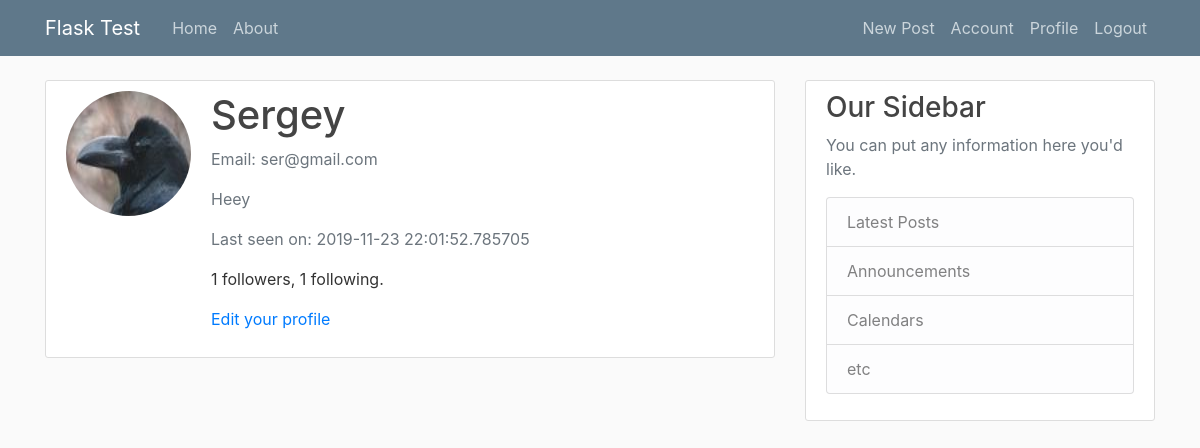
/about (signed in), run on the app's committed database.
### flaskblog/models.py (models this page shows, shortened)
class User(db.Model, UserMixin):
	id = db.Column(db. Integer, primary_key=True)
	username = db.Column(db.String(20), unique=True, nullable=False)
	email = db.Column(db.String(120), unique=True, nullable=False)
	image_file = db.Column(db.String(20), nullable=False, default='default.jpg')
	password = db.Column(db.String(60), nullable=False)
	posts = db.relationship('Post', backref='author', lazy=True)
	about_me = db.Column(db.String(140))
	last_seen = db.Column(db.DateTime, default=datetime.utcnow)
	followed = db.relationship(
		'User', secondary=followers,
		primaryjoin=(followers.c.follower_id == id),
		secondaryjoin=(followers.c.followed_id == id),
		backref=db.backref('followers', lazy='dynamic'), lazy='dynamic')

### flaskblog/routes.py (the view)
@app.route("/about")
def about():
	image_file = url_for('static', filename='profile_pics/' + current_user.image_file)
	return render_template('about.html', title='About',   image_file=image_file)

### flaskblog/models.py (called while the page is built)
@login_manager.user_loader
def load_user(user_id):
	return User.query.get(int(user_id))

### flaskblog/routes.py (called while the page is built)
@app.before_request
def before_request():
	if current_user.is_authenticated:
		current_user.last__seen = datetime.utcnow()
		db.session.commit()

### flaskblog/templates/about.html
{% extends "layout.html" %}
{% block content %}
    <div class="content-section">
        <div class="media">
            <img class="rounded-circle account-img" src="{{ image_file }}">
            <div class="media-body">
                <h2 class="account-heading">{{ current_user.username }}</h2>
    			<p class="text-secondary">Email: {{ current_user.email }}</p>
                <p class="text-secondary">{{ current_user.about_me }}</p>
                <p class="text-secondary">Last seen on: {{ current_user.last_seen }}</p>
                <p>{{ current_user.followers.count() }} followers, {{ current_user.followed.count() }} following.</p>
                {% if current_user == current_user %}
                    <p><a href="{{ url_for('edit_profile') }}">Edit your profile</a></p>
                {% elif not current_user.is_following(current_user) %}
                    <p><a href="{{ url_for('follow', username=current_user.username) }}">Follow</a></p>
                {% else %}
                    <p><a href="{{ url_for('unfollow', username=current_user.username) }}">Unfollow</a></p>
                {% endif %}
            </div>
        </div>
    </div>
{% endblock content %}

### flaskblog/static/main.css (style rules this page uses)
body { background: #fafafa; color: #333333; margin-top: 5rem; }
h1, h2, h3, h4, h5, h6 { color: #444444; }
.content-section { background: #ffffff; padding: 10px 20px; border: 1px solid #dddddd; border-radius: 3px; margin-bottom: 20px; }
.account-img { height: 125px; width: 125px; margin-right: 20px; margin-bottom: 16px; }
.account-heading { font-size: 2.5rem; }

### data on the page
User: username "Sergey", email "ser@gmail.com", about_me "Heey", last_seen "2019-11-23 22:01:52.785705"

### other printed values
{{ current_user.followers.count() }} "1"
{{ current_user.followed.count() }} "1"
